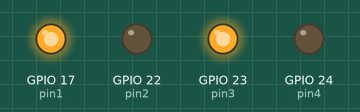
This program was run on a simulated Raspberry Pi (BCM pin numbers). Shown: output pins drawn as LEDs (lit = HIGH). At 8.0 s the program stops and its outputs stay as they are.

Above: at 0.1 s.
At 2.1 s:
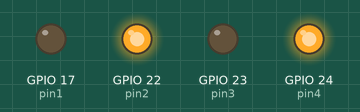
At 4.1 s:
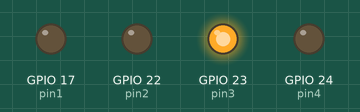
At 6.1 s:
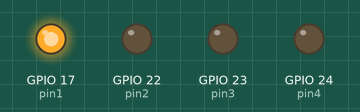
At 8.1 s:
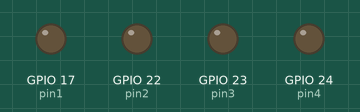
Timing chart, 0 to 9.5 s (numbered marks = the images above):
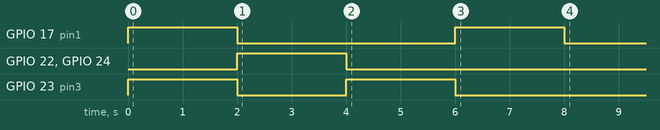

The program:

test.py
```python
import RPi.GPIO as GPIO
from time import sleep

pin1 = 17
pin2 = 22
pin3 = 23
pin4 = 24

GPIO.setmode(GPIO.BCM)
GPIO.setup(pin1, GPIO.OUT)
GPIO.setup(pin2, GPIO.OUT)
GPIO.setup(pin3, GPIO.OUT)
GPIO.setup(pin4, GPIO.OUT)

#Forward
GPIO.output(pin1, GPIO.HIGH)
GPIO.output(pin2, GPIO.LOW)
GPIO.output(pin3, GPIO.HIGH)
GPIO.output(pin4, GPIO.LOW)

sleep(2)
#Backward
GPIO.output(pin1, GPIO.LOW)
GPIO.output(pin2, GPIO.HIGH)
GPIO.output(pin3, GPIO.LOW)
GPIO.output(pin4, GPIO.HIGH)

sleep(2)
#Left
GPIO.output(pin1, GPIO.LOW)
GPIO.output(pin2, GPIO.LOW)
GPIO.output(pin3, GPIO.HIGH)
GPIO.output(pin4, GPIO.LOW)

sleep(2)
#Right
GPIO.output(pin1, GPIO.HIGH)
GPIO.output(pin2, GPIO.LOW)
GPIO.output(pin3, GPIO.LOW)
GPIO.output(pin4, GPIO.LOW)

sleep(2)

GPIO.cleanup()
```

Measured:
- by itself, GPIO 17 (pin1): alternates HIGH for 2.0 s and LOW for 4.0 s
- by itself, GPIO 22 (pin2), GPIO 24 (pin4): LOW → HIGH at 2.0 s, → LOW 2.0 s later
- by itself, GPIO 23 (pin3): alternates HIGH for 2.0 s and LOW for 2.0 s, 4 changes in all, then stays LOW
